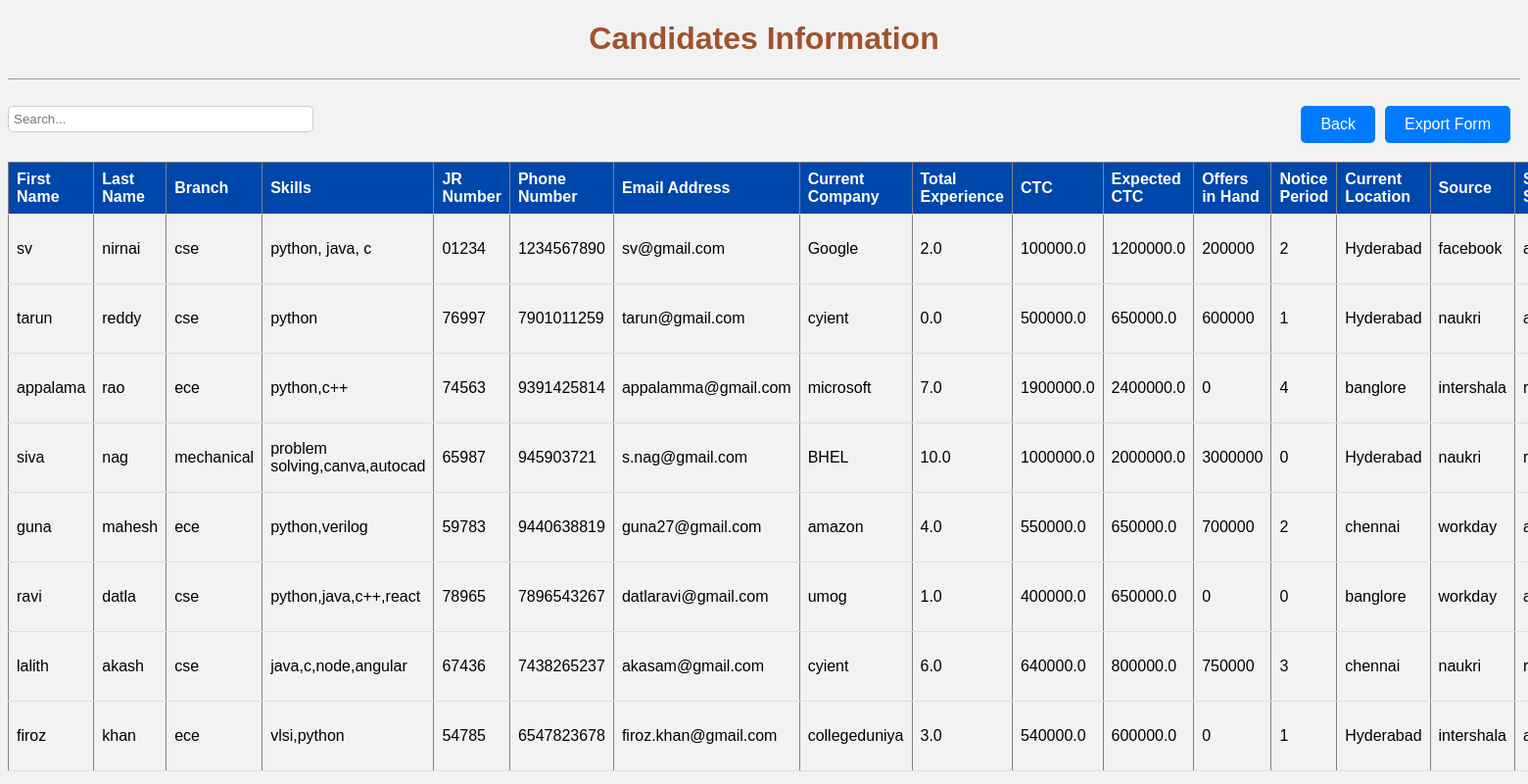
/candidates/, run on the app's committed database.
### details/models.py (models this page shows, shortened)
class Candidate(models.Model):
    first_name = models.CharField(max_length=100)
    last_name = models.CharField(max_length=100)
    branch = models.CharField(max_length=100)
    skills = models.CharField(max_length=200)
    jr_number = models.CharField(max_length=100)
    phone_number = models.CharField(max_length=20)
    email_address = models.EmailField()
    current_company = models.CharField(max_length=100)
    total_experience = models.FloatField()
    ctc = models.FloatField()
    expected_ctc = models.FloatField()
    offers_in_hand = models.IntegerField()
    notice_period = models.IntegerField()
    current_location = models.CharField(max_length=100)
    source = models.CharField(max_length=100)
    screening_status = models.CharField(max_length=100)
    screened_by = models.CharField(max_length=100)
    source_date = models.DateField(auto_now_add=True)

### details/views.py (the view)
# urls.py: path('candidates/', views.candidate_list, name='candidate_list'),
def candidate_list(request):
    candidates = Candidate.objects.all()
    context = {'candidates': candidates}
    return render(request, 'candidate_list.html', context)

### details/templates/candidate_list.html (shortened to what this page needs)
<!DOCTYPE html>
<html>
<head>
</head>
<body>
    <h1>Candidates Information</h1><hr><br>
    <a href="../candidates/excel1/" class="excel-button">Export Form</a>
    <a href="http://127.0.0.1:8000/loginval/" class="excel-button">Back</a>
    <input type="text" id="searchInput" placeholder="Search..." onkeyup="filterTable()">
    <table border="1" id="candidateTable">
        <thead>
            <tr>
                <th>First Name</th>
                <th>Last Name</th>
                <th>Branch</th>
                <th>Skills</th>
                <th>JR Number</th>
                <th>Phone Number</th>
                <th>Email Address</th>
                <th>Current Company</th>
                <th>Total Experience</th>
                <th>CTC</th>
                <th>Expected CTC</th>
                <th>Offers in Hand</th>
                <th>Notice Period</th>
                <th>Current Location</th>
                <th>Source</th>
                <th>Screening Status</th>
            </tr>
        </thead>
        <tbody>
            {% for candidate in candidates %}
            <tr>
                <td>{{ candidate.first_name }}</td>
                <td>{{ candidate.last_name }}</td>
                <td>{{ candidate.branch }}</td>
                <td>{{ candidate.skills }}</td>
                <td>{{ candidate.jr_number }}</td>
                <td>{{ candidate.phone_number }}</td>
                <td>{{ candidate.email_address }}</td>
                <td>{{ candidate.current_company }}</td>
                <td>{{ candidate.total_experience }}</td>
                <td>{{ candidate.ctc }}</td>
                <td>{{ candidate.expected_ctc }}</td>
                <td>{{ candidate.offers_in_hand }}</td>
                <td>{{ candidate.notice_period }}</td>
                <td>{{ candidate.current_location }}</td>
                <td>{{ candidate.source }}</td>
                <td>{{ candidate.screening_status }}</td>
            </tr>
            {% endfor %}
        </tbody>
    </table>
</body>
</html>

### details/templates/candidate_list.html (style rules this page uses)
body { font-family: Arial, sans-serif; background-color: #f2f2f2; }
h1 { color: #a0522d; text-align: center; }
table { width: 100%; border-collapse: collapse; margin-top: 20px; }
th, td { padding: 8px; text-align: left; border-bottom: 1px solid #ddd; }
thead { background-color: #0047ab; color: #fff; }
#searchInput { width: 300px; padding: 5px; border: 1px solid #ccc; border-radius: 5px; margin-bottom: 10px; }
.excel-button { background-color: #007bff; color: #fff; padding: 10px 20px; border: none; cursor: pointer; float: right; text-decoration: none; margin-bottom: 10px; margin-right: 10px; border-radius: 5px; }

### data on the page
Candidate: first_name "sv", last_name "nirnai", branch "cse", skills "python, java, c", jr_number "01234", phone_number "1234567890", email_address "sv@gmail.com", current_company "Google", total_experience "2.0", ctc "100000.0", expected_ctc "1200000.0", offers_in_hand "200000", notice_period "2", current_location "Hyderabad", source "facebook"
Candidate: first_name "tarun", last_name "reddy", branch "cse", skills "python", jr_number "76997", phone_number "7901011259", email_address "tarun@gmail.com", current_company "cyient", total_experience "0.0", ctc "500000.0", expected_ctc "650000.0", offers_in_hand "600000", notice_period "1", current_location "Hyderabad", source "naukri"
Candidate: first_name "appalama", last_name "rao", branch "ece", skills "python,c++", jr_number "74563", phone_number "9391425814", email_address "appalamma@gmail.com", current_company "microsoft", total_experience "7.0", ctc "1900000.0", expected_ctc "2400000.0", offers_in_hand "0", notice_period "4", current_location "banglore", source "intershala"
Candidate: first_name "siva", last_name "nag", branch "mechanical", skills "problem solving,canva,autocad", jr_number "65987", phone_number "945903721", email_address "s.nag@gmail.com", current_company "BHEL", total_experience "10.0", ctc "1000000.0", expected_ctc "2000000.0", offers_in_hand "3000000", notice_period "0", current_location "Hyderabad", source "naukri"
Candidate: first_name "guna", last_name "mahesh", branch "ece", skills "python,verilog", jr_number "59783", phone_number "9440638819", email_address "guna27@gmail.com", current_company "amazon", total_experience "4.0", ctc "550000.0", expected_ctc "650000.0", offers_in_hand "700000", notice_period "2", current_location "chennai", source "workday"
Candidate: first_name "ravi", last_name "datla", branch "cse", skills "python,java,c++,react", jr_number "78965", phone_number "7896543267", email_address "datlaravi@gmail.com", current_company "umog", total_experience "1.0", ctc "400000.0", expected_ctc "650000.0", offers_in_hand "0", notice_period "0", current_location "banglore", source "workday"
Candidate: first_name "lalith", last_name "akash", branch "cse", skills "java,c,node,angular", jr_number "67436", phone_number "7438265237", email_address "akasam@gmail.com", current_company "cyient", total_experience "6.0", ctc "640000.0", expected_ctc "800000.0", offers_in_hand "750000", notice_period "3", current_location "chennai", source "naukri"
Candidate: first_name "firoz", last_name "khan", branch "ece", skills "vlsi,python", jr_number "54785", phone_number "6547823678", email_address "firoz.khan@gmail.com", current_company "collegeduniya", total_experience "3.0", ctc "540000.0", expected_ctc "600000.0", offers_in_hand "0", notice_period "1", current_location "Hyderabad", source "intershala"
